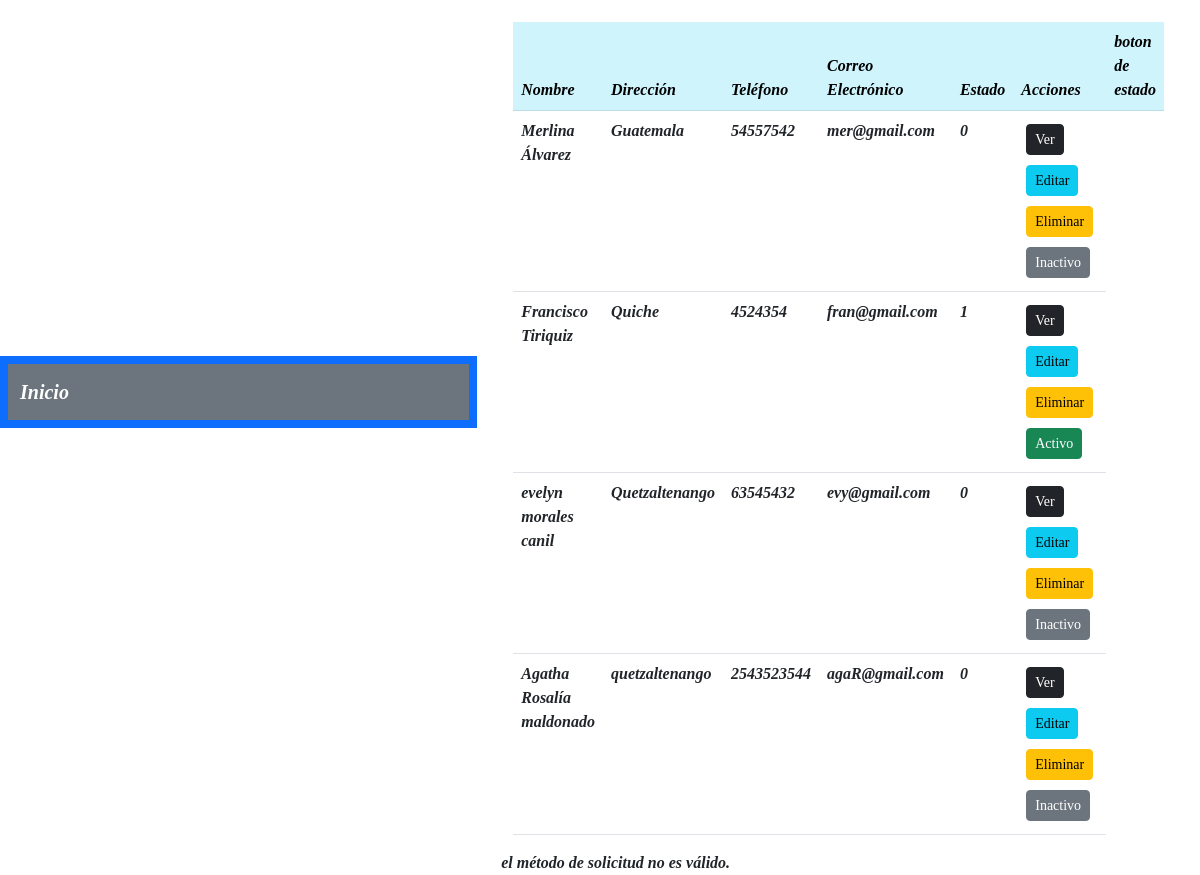
Page /view/head/head.php (signed in) on the committed database.
### tables this page shows
CREATE TABLE `username` (
  `id` int(11) NOT NULL,
  `nombre` varchar(100) NOT NULL,
  `direccion` varchar(255) DEFAULT NULL,
  `telefono` varchar(20) DEFAULT NULL,
  `correo_electronico` varchar(255) DEFAULT NULL,
  `estado` varchar(50) DEFAULT NULL,
  `password` varchar(255) DEFAULT NULL
);

### view/username/create.php (called while the page is built, shortened)
<?php
    require "../head/footer.php"
?>

### config/db.php (called while the page is built)
<?php
    class db{
        private $host= "localhost:3306";
        private $dbname="prueba";
        private $user="root";
        private $password="";
        public function conexion(){
            try{
                $PDO = new PDO("mysql:host=".$this->host.";dbname=".$this->dbname,$this->user,$this->password);
                return $PDO;
            }catch(PDOException $e){
                return $e->getMessage();
            }
        }
    }
?>

### controller/usernameController.php (called while the page is built, shortened)
<?php
    class usernameController{
        private $model;
        public function __construct()
        {
            require_once("c://xampp/htdocs/proyecto/model/usernameModel.php");
            $this->model = new usernameModel();
        }
        public function index(){
            return ($this->model->index()) ? $this->model->index() : false;
        }
    }
?>

### model/usernameModel.php (called while the page is built, shortened)
<?php
    class usernameModel{
        private $PDO;
        public function __construct()
        {
            require_once("c://xampp/htdocs/proyecto/config/db.php");
            $con = new db();
            $this->PDO = $con->conexion();
        }
        public function index(){
            $stament = $this->PDO->prepare("SELECT * FROM username order by 1 desc");
            return ($stament->execute()) ? $stament->fetchAll() : false;
        }
    }
?>

### view/username/index.php (the view, shortened to what this page needs)
<?php
    require_once "../head/head.php";
    require_once "../../controller/usernameController.php";
    $obj = new usernameController();
    $rows = $obj->index();
?>
<div class="container mt-4 text">
<div class="container mt-4">
    <div class="row mt-4">
        <div class="col-md-12">
            <table class="table table">
                <thead class="table-info">
                    <tr>
                        <th scope="col">Nombre</th>
                        <th scope="col">Dirección</th>
                        <th scope="col">Teléfono</th>
                        <th scope="col">Correo Electrónico</th>
                        <th scope="col">Estado</th>
                        <th scope="col">Acciones</th>
                    <th scope="col">boton de estado</th>
                    </tr>
                </thead>
                <tbody>
                    <?php if($rows): ?>
                        <?php foreach($rows as $row): ?>
                            <tr>
                                <td><?= $row[1] ?></td>
                                <td><?= $row[2] ?></td>
                                <td><?= $row[3] ?></td>
                                <td><?= $row[4] ?></td>
                                <td><?= $row[5] ?></td>
                                <td>
                                    <button
                                        type="button"
                                        class="btn btn-dark btn-sm"
                                        data-bs-toggle="modal"
                                        data-bs-target="#detailsModal"
                                        data-id="<?= $row[0]?>"
                                    >
                                        Ver
                                    </button>
                                    <button
                                        type="button"
                                        class="btn btn-info btn-sm"
                                        data-bs-toggle="modal"
                                        data-bs-target="#updateModal"
                                        data-id="<?= $row[0]?>"
                                        data-nombre="<?= htmlspecialchars($row[1]) ?>"
                                        data-direccion="<?= htmlspecialchars($row[2]) ?>"
                                        data-correo_electronico="<?= htmlspecialchars($row[4]) ?>"
                                        data-telefono="<?= htmlspecialchars($row[3]) ?>"
                                        data-estado="<?= $row[5] ?>"
                                        Editar
                                    </button>
                                    <button
                                        type="button"
                                        class="btn btn-warning btn-sm"
                                        data-id="<?=$row[0]?>"
                                        data-bs-toggle="modal"
                                        data-bs-target="#deleteModal"
                                    >
                                        Eliminar
                                    </button>
                                    <button
                                        type="button"
                                        class="btn <?= $row[5] == 1 ? 'btn-success' : 'btn-secondary' ?> btn-sm"
                                        onclick="toggleEstado(<?= $row[0] ?>, <?= $row[5] == 1 ? 0 : 1 ?>)"
                                    >
                                        <?= $row[5] == 1 ? 'Activo' : 'Inactivo' ?>
                                    </button>
                                </td>
                            </tr>
                        <?php endforeach; ?>
                    <?php else: ?>
                        <tr>
                            <td colspan="5" class="text-center">No hay registros actualmente</td>
                        </tr>
                    <?php endif; ?>
                </tbody>
            </table>
        </div>
    </div>
<?php
    require "create.php";
    require_once "../head/footer.php";
?>

### view/head/head.php (shortened to what this page needs)
<!doctype html>
<html lang="en">
  <head>
    <link rel="stylesheet" type="text/css" href="styles.css">
    <link href="https://cdn.jsdelivr.net/npm/bootstrap@5.2.1/dist/css/bootstrap.min.css"
        rel="stylesheet"
>
        <link rel="stylesheet" href="https://cdnjs.cloudflare.com/ajax/libs/bootstrap-icons/1.8.1/font/bootstrap-icons.min.css">
    </head>
  <body>
    <div class="container-fluid bg-primary p-2 mb-3">
    <nav class="navbar navbar-expand-lg navbar-dark bg-secondary">
        <div class="container-fluid">
        <a class="navbar-brand" href="/proyecto/view/head/head.php">Inicio</a>
        </div>
    </nav>
    </div>
<div class="container-fluid">
<?php
    require_once "../username/index.php";
?>

### view/head/footer.php (shortened to what this page needs)
</div>
  </body>
</html>

### css/styles.css (style rules this page uses)
body { background-color: #0b0d0f, #1a1d21, #292e36; display: flex; justify-content: center; align-items: center; height: 100vh; margin: 0; font-family: Arial, Helvetica, sans-serif; }
.btn { padding: 10px 20px; margin: 5px; border: none; border-radius: 5px; cursor: pointer; }
.btn-secondary { background-color: #6c757d; color: white; }

### view/head/head.php (style rules this page uses)
body { font-family: "Playfair Display", serif; font-optical-sizing: auto; font-weight: bolder; font-style: italic; }

### rows in the picture
username: nombre "Merlina Álvarez", direccion "Guatemala", telefono "54557542", correo_electronico "mer@gmail.com", estado "0", shows "Inactivo"
username: nombre "Francisco Tiriquiz", direccion "Quiche", telefono "4524354", correo_electronico "fran@gmail.com", estado "1", shows "Activo"
username: nombre "evelyn morales canil", direccion "Quetzaltenango", telefono "63545432", correo_electronico "evy@gmail.com", estado "0", shows "Inactivo"
username: nombre "Agatha Rosalía maldonado", direccion "quetzaltenango", telefono "2543523544", correo_electronico "agaR@gmail.com", estado "0", shows "Inactivo"
